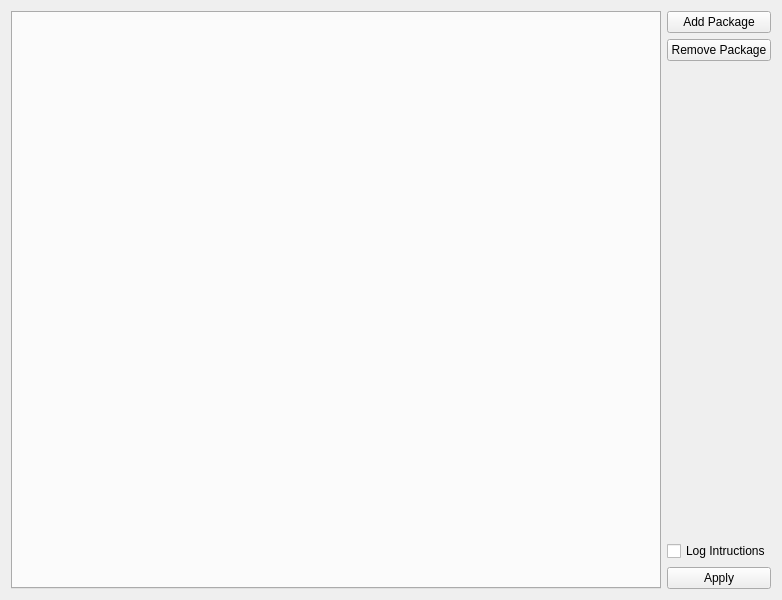
<?xml version="1.0" encoding="UTF-8"?>
<ui version="4.0">
 <class>main_area</class>
 <widget class="QWidget" name="main_area">
  <property name="windowModality">
   <enum>Qt::ApplicationModal</enum>
  </property>
  <property name="geometry">
   <rect>
    <x>0</x>
    <y>0</y>
    <width>782</width>
    <height>600</height>
   </rect>
  </property>
  <property name="minimumSize">
   <size>
    <width>600</width>
    <height>600</height>
   </size>
  </property>
  <property name="windowTitle">
   <string>Settings</string>
  </property>
  <property name="layoutDirection">
   <enum>Qt::LeftToRight</enum>
  </property>
  <layout class="QHBoxLayout" name="horizontalLayout">
   <item>
    <widget class="QTabWidget" name="tabWidget">
     <property name="currentIndex">
      <number>-1</number>
     </property>
    </widget>
   </item>
   <item>
    <layout class="QVBoxLayout" name="verticalLayout">
     <item>
      <widget class="QPushButton" name="addPackage">
       <property name="text">
        <string>Add Package</string>
       </property>
      </widget>
     </item>
     <item>
      <widget class="QPushButton" name="removePackage">
       <property name="text">
        <string>Remove Package</string>
       </property>
      </widget>
     </item>
     <item>
      <spacer name="verticalSpacer">
       <property name="orientation">
        <enum>Qt::Vertical</enum>
       </property>
       <property name="sizeHint" stdset="0">
        <size>
         <width>20</width>
         <height>40</height>
        </size>
       </property>
      </spacer>
     </item>
     <item>
      <widget class="QCheckBox" name="logInstructions">
       <property name="text">
        <string>Log Intructions</string>
       </property>
      </widget>
     </item>
     <item>
      <widget class="QPushButton" name="saveBtn">
       <property name="text">
        <string>Apply</string>
       </property>
      </widget>
     </item>
    </layout>
   </item>
  </layout>
 </widget>
 <resources/>
 <connections/>
</ui>
